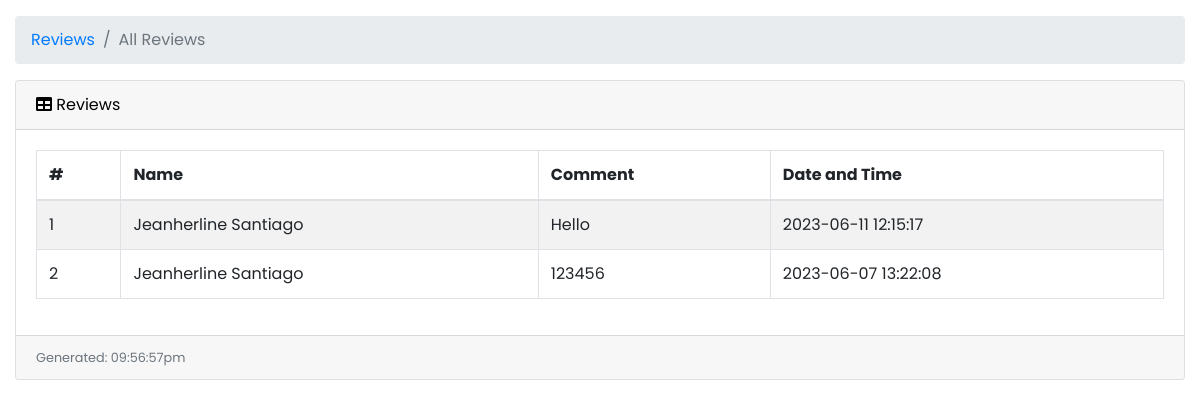
The app's page /user/reviews.php (signed in) with its own data.
### tables this page shows
CREATE TABLE `route` (
  `route_id` int(11) NOT NULL,
  `car_id` int(11) NOT NULL,
  `pickup_loc` varchar(255) NOT NULL,
  `dropoff_loc` varchar(255) NOT NULL,
  `departure` datetime NOT NULL DEFAULT current_timestamp(),
  `est_arrival_time` time NOT NULL,
  `route_status` varchar(15) NOT NULL,
  `cancellation_reason` varchar(255) DEFAULT NULL,
  `created_at` timestamp NOT NULL DEFAULT current_timestamp(),
  `updated_at` timestamp NOT NULL DEFAULT current_timestamp() ON UPDATE current_timestamp()
);

CREATE TABLE `car` (
  `car_id` int(11) NOT NULL,
  `user_id` int(11) NOT NULL,
  `car_photo` varchar(255) DEFAULT NULL,
  `brand` varchar(255) NOT NULL,
  `model` varchar(255) NOT NULL,
  `color` varchar(255) NOT NULL,
  `type` varchar(255) NOT NULL,
  `seat_count` int(2) NOT NULL,
  `car_status` varchar(10) NOT NULL,
  `qr_code` varchar(255) DEFAULT NULL,
  `created_at` timestamp NOT NULL DEFAULT current_timestamp(),
  `updated_at` timestamp NOT NULL DEFAULT current_timestamp() ON UPDATE current_timestamp()
);

### user/reviews.php (the view, shortened to what this page needs)
<?php
include('../db.php');
?>
<!DOCTYPE html>
<html lang="en">
<head>
    <link href="vendor/fontawesome-free/css/all.min.css" rel="stylesheet" type="text/css">
    <link href="vendor/datatables/dataTables.bootstrap4.css" rel="stylesheet">
    <link href="vendor/css/sb-admin.css" rel="stylesheet">
</head>
<body id="page-top">
    <div id="wrapper">
        <div id="content-wrapper">
            <div class="container-fluid">
                <ol class="breadcrumb">
                    <li class="breadcrumb-item">
                        <a href="reviews.php">Reviews</a>
                    </li>
                    <li class="breadcrumb-item active">All Reviews</li>
                </ol>
                <?php
                if ($_SESSION['role'] == "City Admin" || $_SESSION['role'] == "Main Admin") {
                ?>
                    <div class="card mb-3">
                        <div class="card-header">
                            <i class="fas fa-table"></i>
                            Reviews
                        </div>
                        <div class="card-body">
                            <div class="table-responsive">
                                <table class="table table-bordered table-striped table-hover" id="dataTable" width="100%" cellspacing="0">
                                    <thead>
                                        <tr>
                                            <th>#</th>
                                            <th>Name</th>
                                            <th>Comment</th>
                                            <th>Date and Time</th>
                                        </tr>
                                    </thead>
                                    <tbody>
                                        <?php
                                        $ret = "SELECT rev.*, up.first_name, up.last_name
                                                FROM review rev
                                                INNER JOIN booking b ON rev.booking_id = b.booking_id
                                                INNER JOIN user_profile up ON b.user_id = up.user_id
                                                ORDER BY created_at ASC";
                                        $stmt = $db->prepare($ret);
                                        $stmt->execute();
                                        $result = $stmt->get_result();
                                        $cnt = 1;
                                        while ($row = $result->fetch_assoc()) {
                                            echo "<tr>";
                                            echo "<td>" . $cnt . "</td>";
                                            echo "<td>" . $row['first_name'] . " " . $row['last_name'] . "</td>";
                                            echo "<td>" . $row['comment'] . "</td>";
                                            echo "<td>" . $row['created_at'] . "</td>";
                                            echo "</tr>";
                                            $cnt++;
                                        }
                                        ?>
                                    </tbody>
                                </table>
                            </div>
                        </div>
                        <div class="card-footer small text-muted">
                            <?php
                            date_default_timezone_set("Africa/Nairobi");
                            echo "Generated: " . date("h:i:sa");
                            ?>
                        </div>
                    </div>
                <?php
                } elseif ($_SESSION['role'] == "Driver") {
                ?>
                    <div class="card mb-3">
                        <div class="card-header">
                            <i class="fas fa-table"></i>
                            Reviews
                        </div>
                        <div class="card-body">
                            <div class="table-responsive">
                                <table class="table table-bordered table-striped table-hover" id="dataTable" width="100%" cellspacing="0">
                                    <thead>
                                        <tr>
                                            <th>#</th>
                                            <th>Name</th>
                                            <th>Comment</th>
                                            <th>Date and Time</th>
                                        </tr>
                                    </thead>
                                    <tbody>
                                        <?php
                                        $user_id = $_SESSION['user_id'];
                                        $ret = "SELECT DISTINCT r.*, rev.comment, p.ticket_amount, p.payment_to, p.payment_status, up.first_name, up.last_name, c.*
                                                FROM route r
                                                INNER JOIN seat s ON r.route_id = s.route_id
                                                INNER JOIN booking b ON s.seat_id = b.seat_id
                                                INNER JOIN review rev ON b.booking_id = rev.booking_id
                                                INNER JOIN payment p ON b.booking_id = p.booking_id
                                                INNER JOIN user_profile up ON b.user_id = up.user_id
                                                INNER JOIN car c ON r.car_id = c.car_id
                                                WHERE c.user_id = ?";
                                        $stmt = $db->prepare($ret);
                                        $stmt->bind_param("i", $user_id);
                                        $stmt->execute();
                                        $result = $stmt->get_result();
                                        $cnt = 1;
                                        while ($row = $result->fetch_assoc()) {
                                            echo "<tr>";
                                            echo "<td>" . $cnt . "</td>";
                                            echo "<td>" . $row['first_name'] . " " . $row['last_name'] . "</td>";
                                            echo "<td>" . $row['comment'] . "</td>";
                                            echo "<td>" . $row['created_at'] . "</td>";
                                            echo "</tr>";
                                            $cnt++;
                                        }
                                        ?>
                                    </tbody>
                                </table>
                            </div>
                        </div>
                        <div class="card-footer small text-muted">
                            <?php
                            echo "Generated: " . date("h:i:sa");
                            ?>
                        </div>
                    </div>
                <?php
                }
                ?>
            </div>
        </div>
</body>
</html>

### records on screen
route: first_name "Jeanherline", last_name "Santiago", comment "Hello", car.created_at "2023-06-11 12:15:17"
route: first_name "Jeanherline", last_name "Santiago", comment "123456", car.created_at "2023-06-07 13:22:08"
